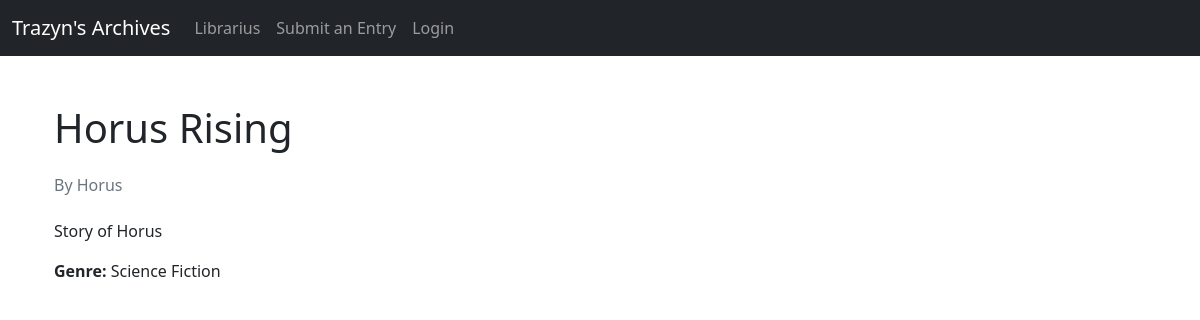
The page /story/d33157cf-daec-409d-8e42-f19daee4c5cb/ on the database its author committed.
### myapp/models.py (models this page shows, shortened)
class Stories(models.Model):
    storyId = models.UUIDField('Story ID', primary_key=True, default=uuid.uuid4, editable=False)
    title = models.CharField('Title', max_length=200)
    author = models.CharField('Author', max_length=100)
    content = models.TextField('Story')
    genre = models.CharField('Genre', max_length=50)
    isPublic = models.BooleanField('Is it Public', default=True)
    user = models.ForeignKey(User, on_delete=models.CASCADE, related_name='stories', null=True, blank=True)
    class Meta:
        verbose_name = 'Stories'
        verbose_name_plural = 'Stories'

### myapp/views.py (the view)
# urls.py: path('story/<uuid:story_id>/', views.viewStory, name='viewStory'),
def viewStory(request, story_id):
    story = get_object_or_404(Stories, storyId=story_id)
    return render(request, 'viewStory.html', {'story': story})

### myapp/templates/viewStory.html
{% extends 'base.html' %}
{% block content %}
<div class="container">
    <h1 class="my-4">{{ story.title }}</h1>
    <h6 class="text-muted">By {{ story.author }}</h6>
    <p class="mt-4">{{ story.content }}</p>
    <p><strong>Genre:</strong> {{ story.genre }}</p>
</div>
{% endblock %}

### rows shown on the page
Stories: title "Horus Rising", author "Horus", content "Story of Horus", genre "Science Fiction"
